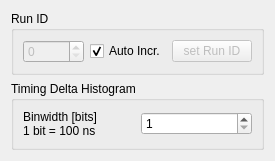
   <widget class="QWidget" name="tabGeneral">
    <attribute name="title">
     <string>General</string>
    </attribute>
    <layout class="QGridLayout" name="gridLayout_9">
     <item row="0" column="0">
      <widget class="QGroupBox" name="groupBox15">
       <property name="title">
        <string>Run ID</string>
       </property>
       <layout class="QGridLayout" name="gridLayout_7">
        <item row="0" column="0">
         <widget class="QSpinBox" name="runId">
          <property name="enabled">
           <bool>false</bool>
          </property>
          <property name="toolTip">
           <string>RUN ID will be transmitted in every data buffer header</string>
          </property>
          <property name="maximum">
           <number>65536</number>
          </property>
         </widget>
        </item>
        <item row="0" column="1">
         <widget class="QCheckBox" name="runIdAuto">
          <property name="toolTip">
           <string>increment run ID automatically at every start cmd</string>
          </property>
          <property name="text">
           <string>Auto Incr.</string>
          </property>
          <property name="shortcut">
           <string/>
          </property>
          <property name="checked">
           <bool>true</bool>
          </property>
         </widget>
        </item>
        <item row="0" column="2">
         <widget class="QPushButton" name="runIdButton">
          <property name="enabled">
           <bool>false</bool>
          </property>
          <property name="text">
           <string>set Run ID</string>
          </property>
         </widget>
        </item>
       </layout>
      </widget>
     </item>
     <item row="1" column="0">
      <widget class="QGroupBox" name="groupBox20">
       <property name="title">
        <string>Timing Delta Histogram</string>
       </property>
       <layout class="QGridLayout" name="gridLayout_8">
        <item row="0" column="0">
         <widget class="QLabel" name="textLabel1_8">
          <property name="text">
           <string>Binwidth [bits]
1 bit = 100 ns</string>
          </property>
          <property name="wordWrap">
           <bool>false</bool>
          </property>
         </widget>
        </item>
        <item row="0" column="1">
         <widget class="QSpinBox" name="timingBox">
          <property name="minimum">
           <number>1</number>
          </property>
          <property name="maximum">
           <number>48</number>
          </property>
         </widget>
        </item>
       </layout>
      </widget>
     </item>
    </layout>
   </widget>
